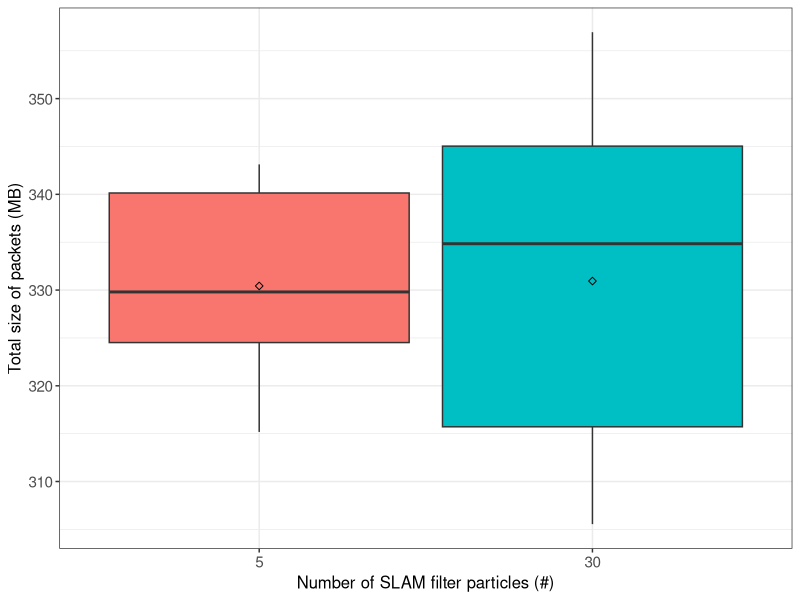
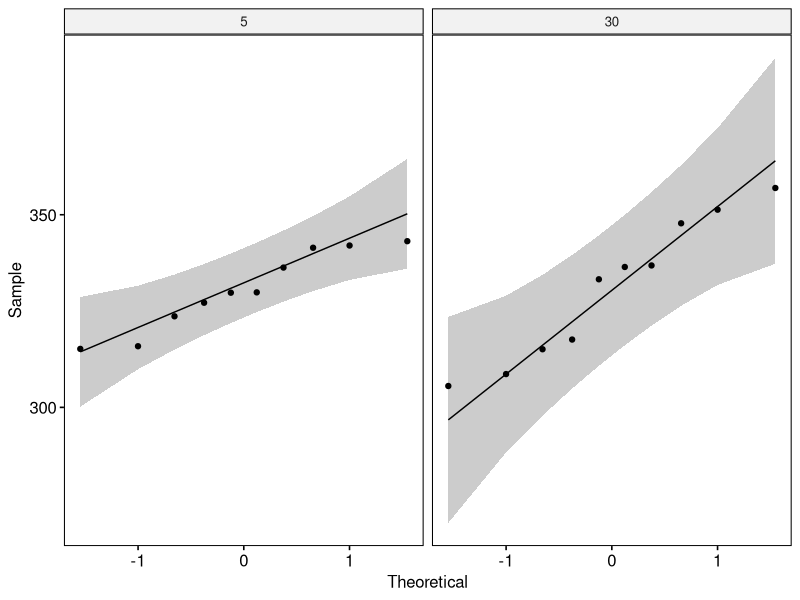

R code for these plots, in order:
## ---- chunk 1
if (!require('tidyverse')) install.packages('tidyverse', dependencies = TRUE); library('tidyverse')
if (!require('ggpubr')) install.packages('ggpubr', dependencies = TRUE); library('ggpubr')
if (!require('rstatix')) install.packages('rstatix', dependencies = TRUE); library('rstatix')
if (!require('ggplot2')) install.packages('ggplot2', dependencies = TRUE); library('ggplot2')
## ---- chunk 2
data <- read.csv(file = '../../raw_data/test_particles/run_table.csv')
data$size_of_packets <- data$size_of_packets / 1000000
data <- subset(data, select = c(X__run_id, particles, size_of_packets))
data$particles <- as.factor(data$particles)
data$size_of_packets <- as.numeric(data$size_of_packets)
## ---- chunk 3
data %>%
  group_by(particles) %>%
  get_summary_stats(size_of_packets, type = "mean_sd")
## ---- chunk 4
ggplot(data, aes(x = particles, y = size_of_packets, fill = particles)) +
  theme_bw() + 
  geom_boxplot(width = 0.9, outlier.size = 0.5) + 
  stat_summary(fun = mean, color = 'black', geom = 'point', shape = 5, size = 1.5) +
  labs(x = "Number of SLAM filter particles (#)", y = "Total size of packets (MB)") +
  theme(legend.position = 'none') +
  theme(
    axis.title.x = element_text(size = 12, family = 'sans'),
    axis.title.y = element_text(size = 12, family = 'sans'),
    axis.text.x = element_text(size = 11, family = 'sans'),
    axis.text.y = element_text(size = 11, family = 'sans')
  )
## ---- chunk 5
data %>% 
  group_by(particles) %>%
  identify_outliers(size_of_packets)
## ---- chunk 6
ggqqplot(data, x = "size_of_packets", facet.by = "particles")
## ---- chunk 7
data %>%
  group_by(particles) %>%
  shapiro_test(size_of_packets)
## ---- chunk 8
data %>%
  t_test(size_of_packets ~ particles) %>%
  add_significance()
